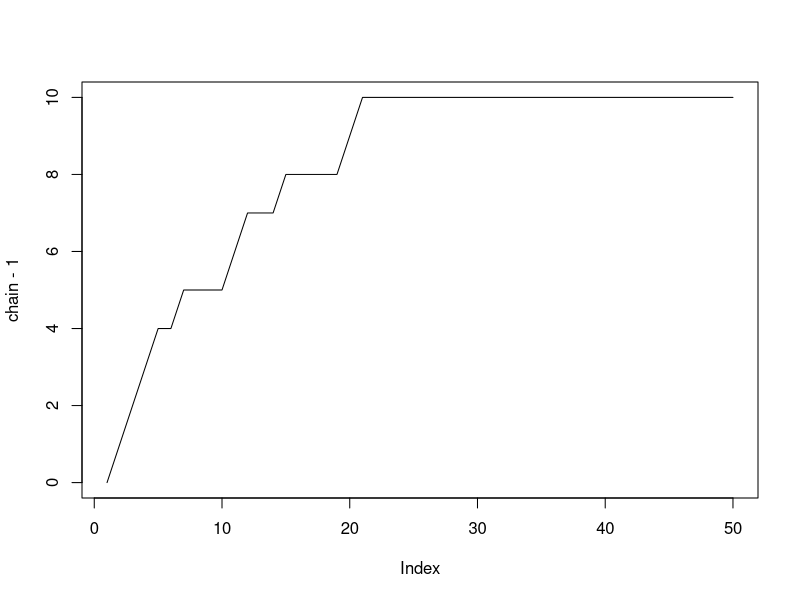

Recreate this plot in R. (Note: this script raises an error after producing the figure.)
library(purrr)
library(tibble)
library(ggplot2)
library(pracma)

# Import functions from previous TP1
sample_from <- function(p, n = 1) {

    get_x <- function() {
        p1 <- c(0, p[seq_len(length(p) - 1)])
        t <- runif(1)
        u <- (t > cumsum(p1)) & (t < cumsum(p))
        x <- which(u == 1)

        x
    }

    x <- rep(0, n)
    for (i in seq_len(n)) {
        x[i] <- get_x()
    }

    x
}

etat_suiv <- function(x, Q) {
    p <- Q[x,]
    sample_from(p)
}

sim_chain <- function(p0, Q, n = 50) {

    # get the first state
    x0 <- sample_from(p0)

    x <- rep(0, n)
    x[1] <- x0

    for (i in seq_len(n - 1)) {
        x[i + 1] <- etat_suiv(x[i], Q)
    }

    x
}

# Exercice 1. Le collectionneur
N <- 10 # Number of cards needed to fill the Panini Album

P <- matrix(rep(0, (N + 1) ** 2), nrow = (N + 1))

# Loop along the second diagonal
for (i in 1:N) {
    P[i, i + 1] <- ((N + 1) - i) / N
    P[i + 1, i + 1] <- 1 - (N - i) / N
}

p0 <- rep(0, 11)
p0[1] <- 1

chain <- sim_chain(p0, P, 50)

plot(chain - 1, type = "l")

traj <- list() # store trajectories

n_traj <- 1000
len_traj <- 75

for (i in 1:n_traj) {
    traj[[i]] <- sim_chain(p0, P, len_traj)
}

find_first_11 <- function(x) {
    detect_index(x, function(x) x == 11)
}

first_11 <- map(traj, find_first_11)
x <- unlist(first_11)
x[x == 0] <- len_traj # If we never reach 11, just use len_traj

avg_cards <- mean(x)

print(avg_cards)

# Exercice 1 question 3
n_sample <- 1e5
N <- 100
card_numbers <- 1:N

smple <- sample(card_numbers, n_sample, replace = TRUE)

album_completion_time <- function(n_sample, n_cards, r_collectors = 2) {

    # Go ahead and generate a large sample
    s <- sample(1:n_cards, n_sample, replace = TRUE)

    # Now we need to go until every single card has >= r cards
    found_all_cards <- FALSE
    i <- 1
    counts <- rep(0, n_cards)
    missing_cards <- 1:n_cards # indices of missing cards

    while (!found_all_cards) {

        counts[s[i]] <- counts[s[i]] + 1
        i <- i + 1

        # Need to actually start checking the missing cards
        missing_cards <- missing_cards[counts[missing_cards] < r_collectors]
        found_all_cards <- length(missing_cards) == 0

        # if i larger than the sample, draw another sample!
        if (i >= n_sample) {
            s <- sample(1:n_cards, n_sample, replace = TRUE)
            i <- 1
        }
    }

    i
}

n_cards <- 10
r <- 2
n_sim <- 1000

completion_times <- map_dbl(1:n_sim, function(x) {
                                        album_completion_time(200, n_cards, r)
                                     })
mean(completion_times)

N <- c(5, 10, 15, 20)

mean_completion_times <- function(n, r = 2, n_sim = 1000) {
    completion_times <- map_dbl(1:n_sim, function(x) {
        album_completion_time(200, n, r)
    })
    mean(completion_times)
}

# Fill two albums WITH exchanges
alb_exch <- map_dbl(N, mean_completion_times)

# Fill one album, twice
two_alb <- 2 * map_dbl(N, function(n) { mean_completion_times(n, 1)})

tibble(N, alb_exch, two_alb) |>
    pivot_longer(c(2, 3), values_to = "vals", names_to = "names") |>
    ggplot(aes(N, vals, col = "names")) +
    geom_line() +


# ================== Exercice 2 ===================#
# Tranmission d'un message
#
#
#
# Xn \in {TRUE, FALSE}
#
# Transition matrix
# |    p  (1 - p)|
# |(1 - p)   p   |
#
#
#
get_transition_matrix <- function(p) {
    q <- 1 - p
    matrix(c(p, q, q, p), nrow = 2)
}

# We don't know if the first message should be true or false
p0 <- c(0.5, 0.5)

t1 <- sim_chain(p0, get_transition_matrix(0.3), 20)
t2 <- sim_chain(p0, get_transition_matrix(0.9), 20)

plot(t1, type = "l")
lines(t2, type = "l", col = "red")

# Change the states in Exercise 2 as 1.0 -> FALSE, 2.0 -> TRUE
to_tf <- function(X) {
    tf <- X
    tf[X == 1] <- FALSE
    tf[X == 2] <- TRUE
    tf
}

t1_tf <- to_tf(t1)
t2_tf <- to_tf(t2)

tibble(t1_tf) |>
    ggplot(aes(x = factor(t1_tf))) +
    geom_bar(aes(y = ..count../sum(..count..)), fill = "purple") +
    labs(x = "",
         y = "fréquence",
         title = "Distribution empirique de X1,...,X20",
         subtitle = "p = 0.3")

tibble(t2_tf) |>
    ggplot(aes(x = factor(t2_tf))) +
    geom_bar(aes(y = ..count../sum(..count..)), fill = "green") +
    labs(x = "",
         y = "fréquence",
         title = "Distribution empirique de X1,...,X20",
         subtitle = "p = 0.9")


# Now let's simulate 10 trajectoire's empirique distributions
# of 1000 messages
n_traj <- 10
len_traj <- 1000

emp_dist <- function(single_traj) {

    tf <- to_tf(single_traj)
    cumsum(tf) / 1:len_traj
}

draw_traj_p <- function(p = 0.5, n_traj = 10, len_traj = 1000) {

    traj <- list()
    for (i in 1:n_traj) {
        traj[[i]] <- sim_chain(c(0.5, 0.5), get_transition_matrix(p), len_traj)
    }


    traj_emp <- map(traj, emp_dist)

    plot(traj_emp[[1]],
         type = "l",
         xlab = "n",
         ylab = "Moyenne empirique",
         main = paste("Trajectoires de fréquence empirique de 'oui', p =", p),
         xlim = c(0, len_traj),
         ylim = c(0, 1))
    for (i in 2:n_traj) {
        lines(traj_emp[[i]])
    }

    abline(h = 0.5, col = "red", lwd = 2)

}

draw_traj_p(0.3)
draw_traj_p(0.9)

p_reponse_conforme <- function(n, p = 0.5) {
    (1 + (2 * p - 1) ** n) / 2
}

# Create monte carlo simulation for nieme probability
# Simulate n_traj trajectories to calculate the probability that the
# nth transmission is the same as the first!
p_reponse_conforme_mc <- function(n, p = 0.5, n_traj = 1000) {

    traj <- list()

    for (i in 1:n_traj) {
        traj[[i]] <- sim_chain(c(0.5, 0.5), get_transition_matrix(p), n)
    }

    # Now see whether or not the condition is true
    pred_fn <- function(single_traj) {
        single_traj[[1]] == single_traj[[n]]
    }

    sum(unlist(map(traj, pred_fn))) / n_traj

}

x <- seq(1, 100)

pr_mc_fn_gen <- function(p, n = 100) {
    function(x) {
        p_reponse_conforme_mc(x, p, n)
    }
}

pr_fn_gen <- function(p) {
    function(x) {
        p_reponse_conforme(x, p)
    }
}

P <- linspace(0.05, 0.95, 9)

pr_mc_fns <- map(P, pr_mc_fn_gen)
pr_fns <- map(P, pr_fn_gen)

# I want to calculate the 9 trajectories and 9 functions needed for a data frame
N <- seq(1, 100)

n_fn <- 9

pr_mc_res <- list()
for (i in 1:n_fn) {
    pr_mc_res[[i]] <- map_dbl(N, pr_mc_fns[[i]])
}

pr_res <- list()
for (i in 1:n_fn) {
    pr_res[[i]] <- map_dbl(N, pr_fns[[i]])
}

# now rap all of these up in a data frame
df <- tibble(pr_mc_res[[1]])
for (i in 1:8) {
    df <- add_column(df, pr_mc_res[[i + 1]], .name_repair = "unique")
}

for (i in 1:9) {
    df <- add_column(df, pr_res[[i]], .name_repair = "unique")
}

df <- add_column(df, n = 1:100)

# build the first 9 column names
first_nine <- map_chr(P, function(p) {
    # paste("pr_mc", p, sep = "")
    as.character(p)
})

back_nine <- map_chr(P, function(p) {
    paste("pr", p, sep = "")
})

names(df) <- c(first_nine, back_nine, "n")
df <- df |> pivot_longer(1:9, names_to = "pr_mc", values_to = "val")
names(df) <- c(as.character(P), "n", "pr_mc", "val")
df <- df |> pivot_longer(1:9, names_to = "pr", values_to = "vals")

df |> ggplot(aes(n, val, col = pr_mc)) +
    geom_line() +
    facet_wrap(~ pr_mc) +
    labs(col = "p", title = "Estimation par Monte-Carlo P(Xn = X1)")

df |> ggplot(aes(n, vals, col = pr)) +
    geom_line() +
    facet_wrap(~ pr) +
    labs(col = "p", title = "Probabilité Théorique que Xn = X1")







